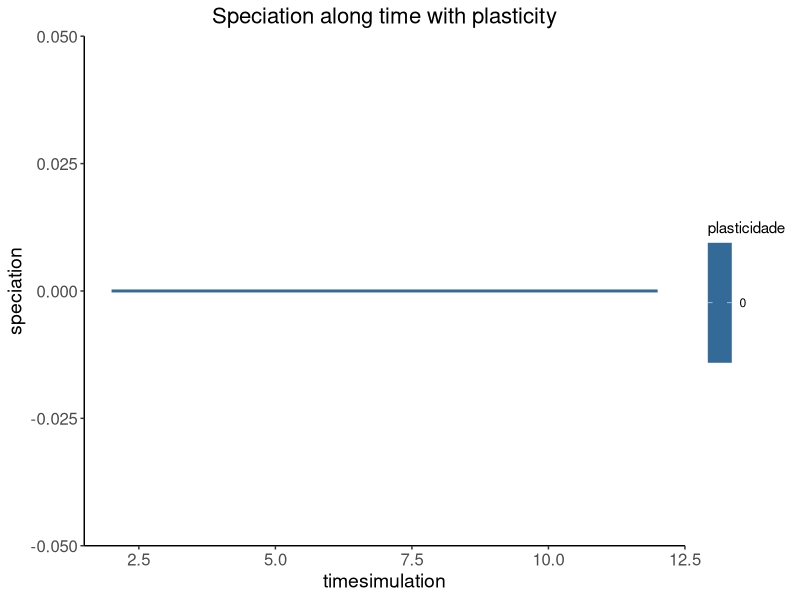
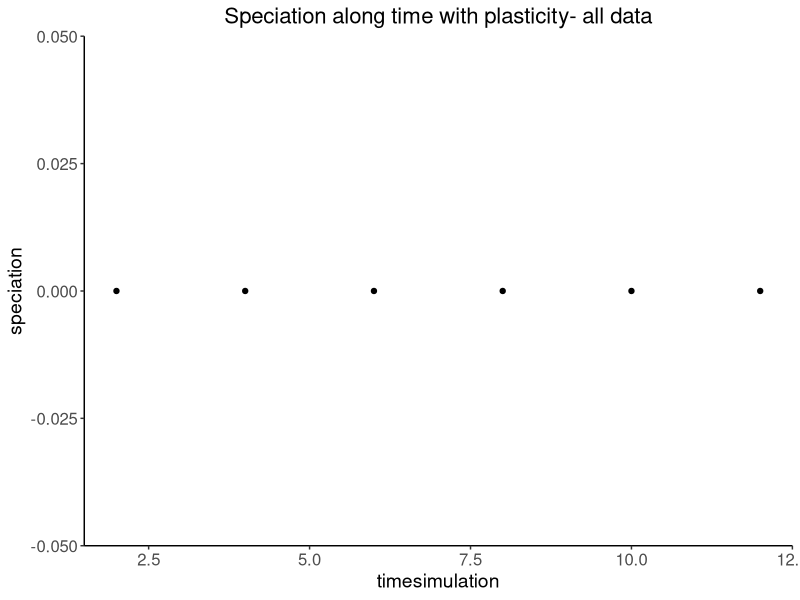
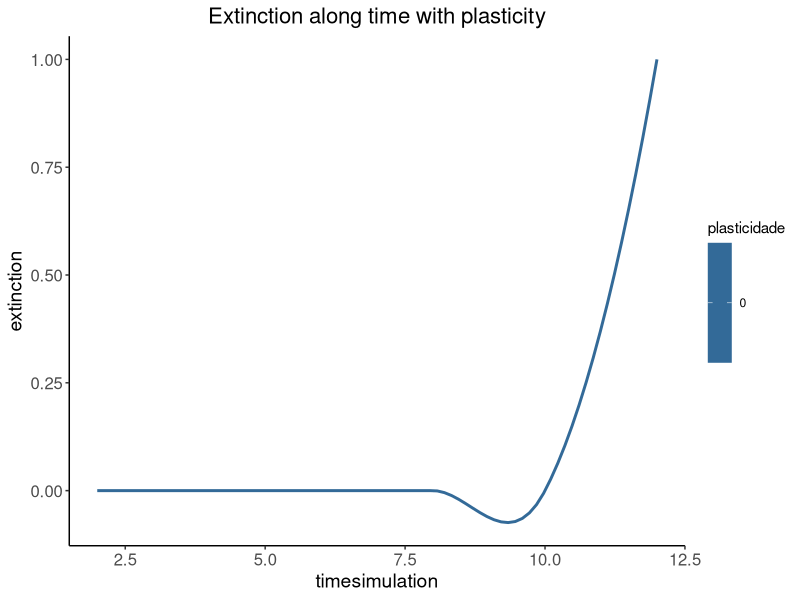
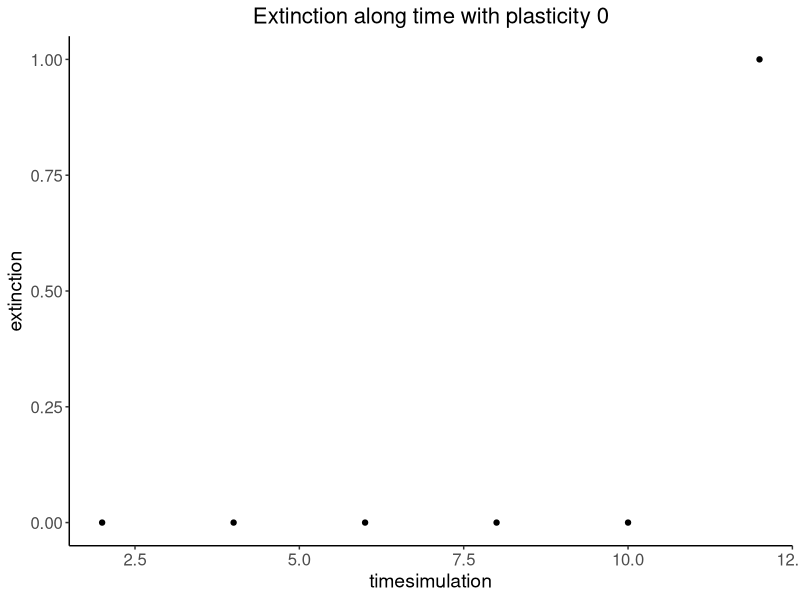
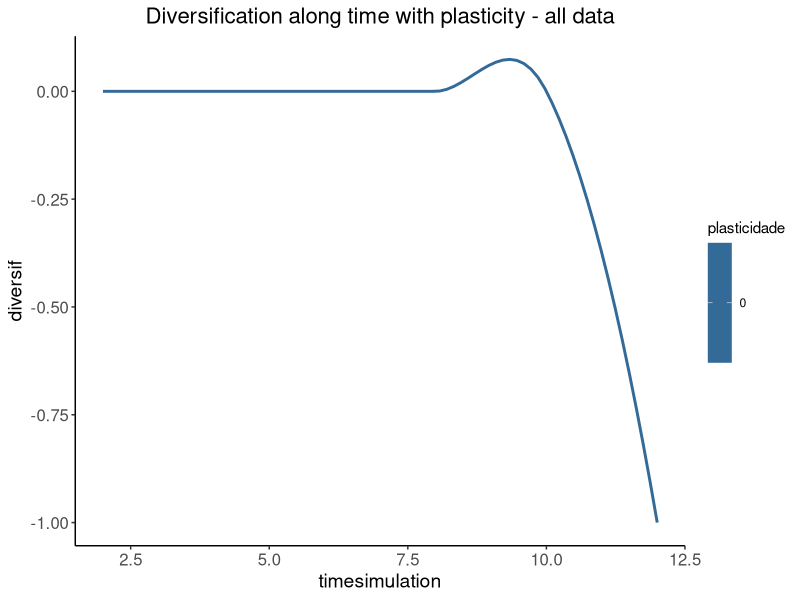
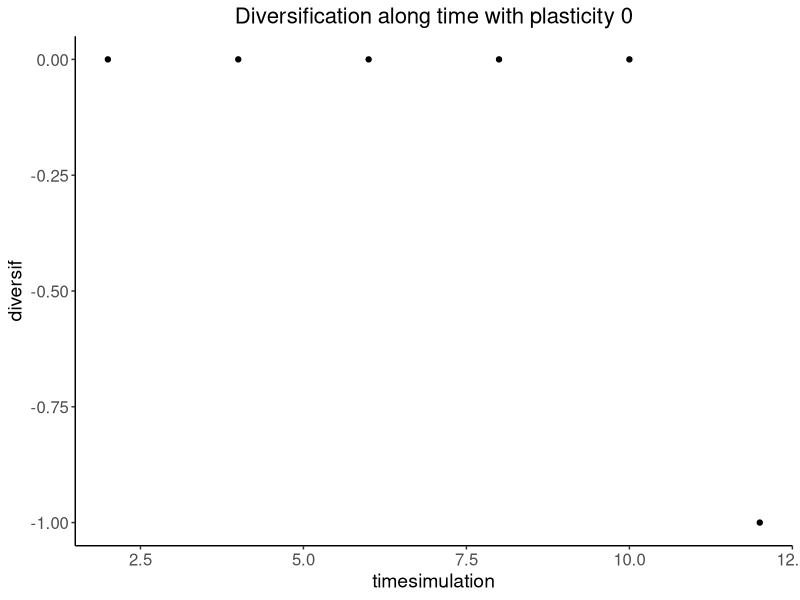
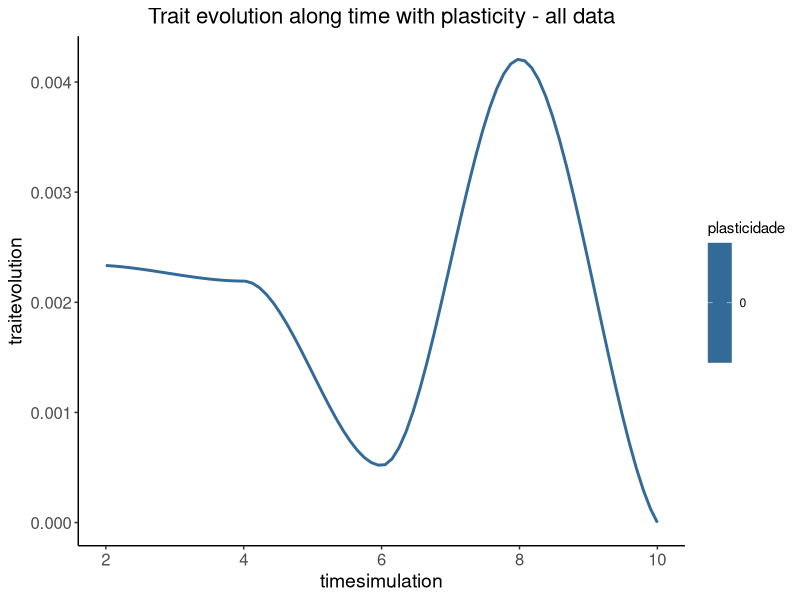
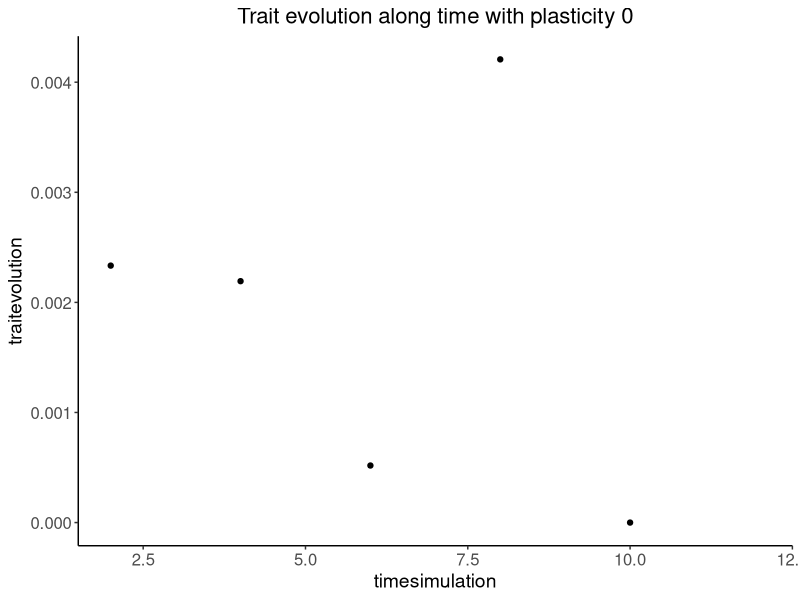

Write the R code that produced these figures, in order.
#####################################################
########### PLASTICITY AND EVOLUTION STUDY ##########
#####################################################
### Main goal: Verify the effect of plasticity on adaptive evolution #####################
##### Diversification and Trait Evolution ~ Plasticity
##### Methods: Computational simulation #############
##### Script to analysis results from simulation ####

#### packages ####
library(dplyr)
library(ggplot2)
library(here)


#### data ####
dados <- read.csv2("output/finalresult.csv")
dados <- dados %>% filter(replications != 0)
path <- here("output")

#### plot speciation ####
general_plot_1 <- ggplot(data = dados, aes(timesimulation, speciation, colour = plasticidade, group = plasticidade)) + 
  labs(title = paste("Speciation along time with plasticity")) + theme_bw() +
  theme(panel.border = element_blank(), panel.grid.major = element_blank(),
        panel.grid.minor = element_blank(), axis.line = element_line(colour = "black"),
        plot.title = element_text(size = 16, hjust = 0.5),
        axis.text = element_text(size = 12),
        axis.title = element_text(size = 14)) + 
  geom_smooth(se = FALSE)


tiff(filename = file.path(path, paste0("plot", "_", general_plot_1[["labels"]][["y"]], "_", "plas", "all", ".tif")),
     width = 15,
     height = 15,
     units = "cm",
     res = 100)
print(general_plot_1)
dev.off()

for(i in unique(dados$plasticidade)){
  subdata <- dados %>% filter(plasticidade == i)
  tiff(filename = file.path(path, paste0("plot", "_", general_plot_1[["labels"]][["y"]], "_", "plas", i, ".tif")),
       width = 15,
       height = 15,
       units = "cm",
       res = 100)
  print(ggplot(subdata, aes(timesimulation, speciation)) +
          geom_point() + labs(title = paste("Speciation along time with plasticity- all data")) + theme_bw() +
          theme(panel.border = element_blank(), panel.grid.major = element_blank(),
                panel.grid.minor = element_blank(), axis.line = element_line(colour = "black"),
                plot.title = element_text(size = 16, hjust = 0.5),
                axis.text = element_text(size = 12),
                axis.title = element_text(size = 14)))
  dev.off()
}

#### plot extinction ####

general_plot_2 <- ggplot(data = dados, aes(timesimulation, extinction, colour = plasticidade, group = plasticidade)) + 
  labs(title = paste("Extinction along time with plasticity")) + theme_bw() +
  theme(panel.border = element_blank(), panel.grid.major = element_blank(),
        panel.grid.minor = element_blank(), axis.line = element_line(colour = "black"),
        plot.title = element_text(size = 16, hjust = 0.5),
        axis.text = element_text(size = 12),
        axis.title = element_text(size = 14)) + 
  geom_smooth(se = FALSE)

tiff(filename = file.path(path, paste0("plot", "_", general_plot_2[["labels"]][["y"]], "_", "plas", "all", ".tif")),
     width = 15,
     height = 15,
     units = "cm",
     res = 100)
print(general_plot_2)
dev.off()

for(i in unique(dados$plasticidade)){
  subdata <- dados %>% filter(plasticidade == i)
  tiff(filename = file.path(path, paste0("plot", "_", general_plot_2[["labels"]][["y"]], "_", "plas", i, ".tif")),
       width = 15,
       height = 15,
       units = "cm",
       res = 100)
  print(ggplot(subdata, aes(timesimulation, extinction)) +
          geom_point() + labs(title = paste("Extinction along time with plasticity", i)) + theme_bw() +
          theme(panel.border = element_blank(), panel.grid.major = element_blank(),
                panel.grid.minor = element_blank(), axis.line = element_line(colour = "black"),
                plot.title = element_text(size = 16, hjust = 0.5),
                axis.text = element_text(size = 12),
                axis.title = element_text(size = 14)))
  dev.off()
}

#### plot diversification ####

general_plot_3 <- ggplot(data = dados, aes(timesimulation, diversif, colour = plasticidade, group = plasticidade)) + 
  labs(title = paste("Diversification along time with plasticity - all data")) + theme_bw() +
  theme(panel.border = element_blank(), panel.grid.major = element_blank(),
        panel.grid.minor = element_blank(), axis.line = element_line(colour = "black"),
        plot.title = element_text(size = 16, hjust = 0.5),
        axis.text = element_text(size = 12),
        axis.title = element_text(size = 14)) + 
  geom_smooth(se = FALSE)

tiff(filename = file.path(path, paste0("plot", "_", general_plot_3[["labels"]][["y"]], "_", "plas", "all", ".tif")),
     width = 15,
     height = 15,
     units = "cm",
     res = 100)
print(general_plot_3)
dev.off()

for(i in unique(dados$plasticidade)){
  subdata <- dados %>% filter(plasticidade == i)
  tiff(filename = file.path(path, paste0("plot", "_", general_plot_3[["labels"]][["y"]], "_", "plas", i, ".tif")),
       width = 15,
       height = 15,
       units = "cm",
       res = 100)
  print(ggplot(subdata, aes(timesimulation, diversif)) +
          geom_point() + labs(title = paste("Diversification along time with plasticity", i)) + theme_bw() +
          theme(panel.border = element_blank(), panel.grid.major = element_blank(),
                panel.grid.minor = element_blank(), axis.line = element_line(colour = "black"),
                plot.title = element_text(size = 16, hjust = 0.5),
                axis.text = element_text(size = 12),
                axis.title = element_text(size = 14)))
  dev.off()
}

#### plot trait evolution ####
#subdata_final <- dados %>% filter(timesimulation >= 100)

general_plot_4 <- ggplot(data = dados, aes(timesimulation, traitevolution, colour = plasticidade, group = plasticidade)) + 
  labs(title = paste("Trait evolution along time with plasticity - all data")) + theme_bw() +
  theme(panel.border = element_blank(), panel.grid.major = element_blank(),
        panel.grid.minor = element_blank(), axis.line = element_line(colour = "black"),
        plot.title = element_text(size = 16, hjust = 0.5),
        axis.text = element_text(size = 12),
        axis.title = element_text(size = 14)) + 
  geom_smooth(se = FALSE)

tiff(filename = file.path(path, paste0("plot", "_", general_plot_4[["labels"]][["y"]], "_", "plas", "all", ".tif")),
     width = 15,
     height = 15,
     units = "cm",
     res = 100)
print(general_plot_4)
dev.off()

for(i in unique(dados$plasticidade)){
  subdata <- dados %>% filter(plasticidade == i)
  tiff(filename = file.path(path, paste0("plot", "_", general_plot_4[["labels"]][["y"]], "_", "plas", i, ".tif")),
       width = 15,
       height = 15,
       units = "cm",
       res = 100)
  print(ggplot(subdata, aes(timesimulation, traitevolution)) +
          geom_point() + labs(title = paste("Trait evolution along time with plasticity", i)) + theme_bw() +
          theme(panel.border = element_blank(), panel.grid.major = element_blank(),
                panel.grid.minor = element_blank(), axis.line = element_line(colour = "black"),
                plot.title = element_text(size = 16, hjust = 0.5),
                axis.text = element_text(size = 12),
                axis.title = element_text(size = 14)))
  dev.off()
}
